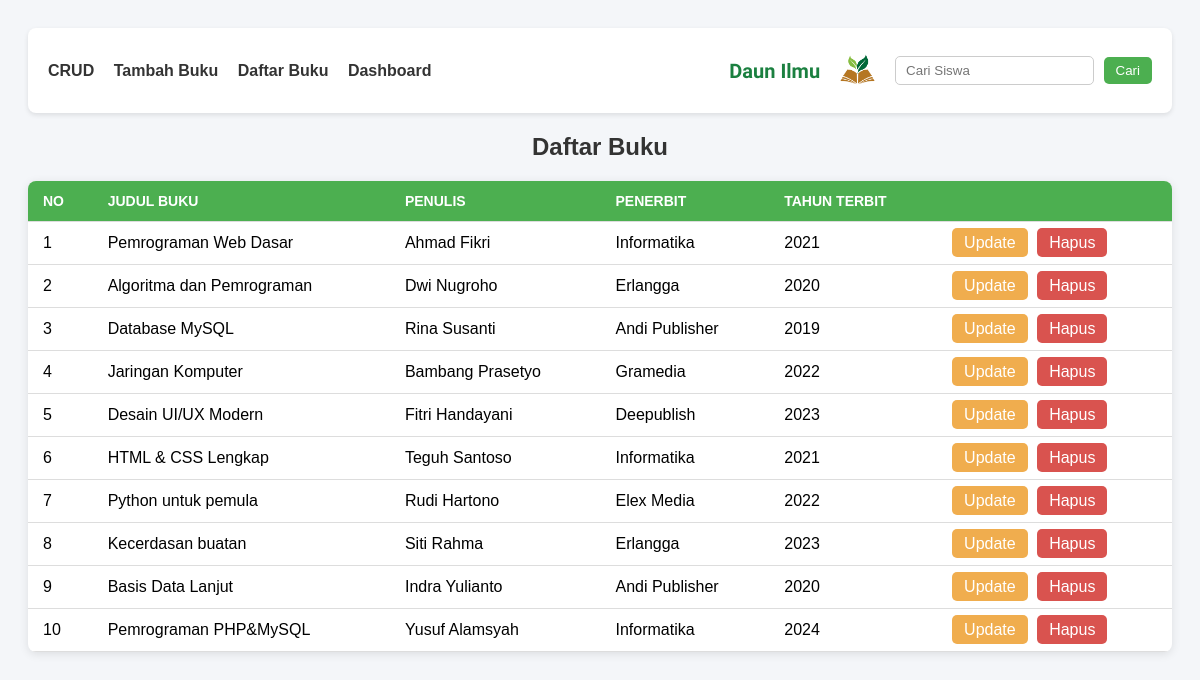
The app's page /view/daftar_buku_admin.php (signed in) with its own data.
### tables this page shows
CREATE TABLE `buku` (
  `id_buku` int(11) NOT NULL,
  `judul` varchar(100) NOT NULL,
  `penulis` varchar(100) NOT NULL,
  `penerbit` varchar(100) NOT NULL,
  `tahun_terbit` year(4) NOT NULL
);

### model/m_koneksi.php (called while the page is built, shortened)
<?php
class m_koneksi {
  private $host = "localhost";
  private $username = "root";
  private $pass = "";
  private $db = "rpl4";
  function __construct() {
    $this->koneksi = mysqli_connect($this->host, $this->username, $this->pass, $this->db);
    if ($this->koneksi) {
      return $this->koneksi;
    } else {
      echo "koneksi kedatabase gagal";
    }
  }
}
?>

### model/m_buku.php (called while the page is built, shortened)
<?php
include_once "m_koneksi.php";
class m_buku {
  public $koneksi;
  function __construct() {
    $db = new m_koneksi();
    $this->koneksi = $db->koneksi;
  }
  function tampil_data() {
    $sql = "SELECT * FROM buku";
    $query = mysqli_query($this->koneksi, $sql);
    while ($data = mysqli_fetch_object($query)) {
      $result[] = $data;
    }
    return $result ?? [];
  }
}
?>

### controller/c_buku.php (called while the page is built)
<?php
include_once '../model/m_buku.php';
$buku = new m_buku();
try {
  if (!empty($_GET['aksi'])) {
    if ($_GET['aksi'] == 'tambah') {
      $judul = $_POST['judul'];
      $penulis = $_POST['penulis'];
      $penerbit = $_POST['penerbit'];
      $tahun = $_POST['tahun_terbit'];
      $result = $buku->tambah_buku($judul, $penulis, $penerbit, $tahun);
      if ($result) {
        echo "<script>alert('Buku berhasil ditambahkan');window.location='../view/daftar_buku_admin.php';</script>";
      } else {
        echo "<script>alert('Gagal menambahkan buku');window.location='../view/tambah_buku.php';</script>";
      }
    }
    else if ($_GET['aksi'] == 'hapus') {
      $id = $_GET['id'];
      $result = $buku->hapus_buku($id);
      if ($result) {
        echo "<script>alert('Buku berhasil dihapus');window.location='../view/daftar_buku_admin.php';</script>";
      } else {
        echo "<script>alert('Gagal menghapus buku');window.location='../view/daftar_buku_admin.php';</script>";
      }
    }
    else if ($_GET['aksi'] == 'update') {
      $id = $_POST['id_buku'];
      $judul = $_POST['judul'];
      $penulis = $_POST['penulis'];
      $penerbit = $_POST['penerbit'];
      $tahun = $_POST['tahun_terbit'];
      $result = $buku->update_buku($id, $judul, $penulis, $penerbit, $tahun);
      if ($result) {
        echo "<script>alert('Buku berhasil diupdate');window.location='../view/daftar_buku_admin.php';</script>";
      } else {
        echo "<script>alert('Gagal mengupdate buku');window.location='../view/edit_buku.php?id=$id';</script>";
      }
    }
  }
  else {
    $buku = $buku->tampil_data();
  }
} catch (Exception $e) {
  echo $e->getMessage();
}
?>

### view/daftar_buku_admin.php (the view, shortened to what this page needs)
<?php
include_once '../controller/c_buku.php';
?>
<!DOCTYPE html>
<html lang="en">
<head>
</head>
<body>
  <div class="navbar">
    <div class="navbar-left">
      <a href="#">CRUD</a>
      <a href="tambah_buku.php">Tambah Buku</a>
      <a href="daftar_buku_admin.php">Daftar Buku</a>
      <a href="dashboard_admin.php">Dashboard</a>
    </div>
    <div class="navbar-right">
      <h4>Daun Ilmu</h4>
      <img src="../asset/logo.png" alt="logo" class="logo">
      <form method="get" style="display:inline-block;">
        <input type="text" name="cari" placeholder="Cari Siswa">
        <button type="submit">Cari</button>
      </form>
    </div>
  </div>
  <h2>Daftar Buku</h2>
  <table>
    <thead>
      <tr>
        <th>No</th>
        <th>Judul Buku</th>
        <th>Penulis</th>
        <th>Penerbit</th>
        <th>Tahun Terbit</th>
        <th></th>
      </tr>
    </thead>
    <tbody>
      <?php
      $no = 1;
      foreach($buku as $data): ?>
        <tr>
          <td><?= $no++ ?></td>
          <td><?= $data->judul ?></td>
          <td><?= $data->penulis ?></td>
          <td><?= $data->penerbit ?></td>
          <td><?= $data->tahun_terbit ?></td>
          <td>
            <a href="edit_buku.php?id=<?= $data->id_buku ?>" class="btn-update">Update</a>
            <a href="../controller/c_buku.php?aksi=hapus&id=<?= $data->id_buku ?>"
               class="btn-hapus">Hapus</a>
          </td>
        </tr>
      <?php endforeach; ?>
    </tbody>
  </table>
</body>
</html>

### view/daftar_buku_admin.php (style rules this page uses)
body { font-family: Arial, sans-serif; background: #f4f6f9; padding: 20px; }
.navbar { display: flex; justify-content: space-between; align-items: center; background: #fff; padding: 25px 20px; margin-bottom: 20px; box-shadow: 0 2px 5px rgba(0,0,0,0.1); border-radius: 8px; position: relative; }
.navbar-left { font-weight: bold; }
.navbar-left a { margin-right: 15px; text-decoration: none; color: #333; }
.navbar-right { display: flex; align-items: center; gap: 20px; }
.navbar-right input[type="text"] { padding: 6px 10px; border: 1px solid #ccc; border-radius: 5px; }
.navbar-right button { padding: 6px 12px; background: #4CAF50; color: white; border: none; border-radius: 5px; margin-left: 5px; cursor: pointer; }
.navbar-right h4 { margin: 0; color: #1b8040ff; font-weight: bold; font-size: 20px; font-family: "Merienda", cursive; font-optical-sizing: auto; font-weight: 600; font-style: normal; }
.navbar-right .logo { width: 35px; height: 35px; object-fit: contain; margin: 0 }
h2 { text-align: center; margin-bottom: 20px; color: #333; }
table { width: 100%; border-collapse: collapse; background: #fff; box-shadow: 0 2px 10px rgba(0,0,0,0.1); border-radius: 8px; overflow: hidden; }
thead { background: #4CAF50; color: white; }
th, td { padding: 12px 15px; text-align: left; border-bottom: 1px solid #ddd; }
th { text-transform: uppercase; font-size: 14px; }
.btn-update { background: #f0ad4e; color: white; padding: 6px 12px; border: none; border-radius: 5px; cursor: pointer; margin-right: 5px; text-decoration: none; }
.btn-hapus { background: #d9534f; color: white; padding: 6px 12px; border: none; border-radius: 5px; cursor: pointer; text-decoration: none; }

### records on screen
buku: judul "Pemrograman Web Dasar", penulis "Ahmad Fikri", penerbit "Informatika", tahun_terbit "2021"
buku: judul "Algoritma dan Pemrograman", penulis "Dwi Nugroho", penerbit "Erlangga", tahun_terbit "2020"
buku: judul "Database MySQL", penulis "Rina Susanti", penerbit "Andi Publisher", tahun_terbit "2019"
buku: judul "Jaringan Komputer", penulis "Bambang Prasetyo", penerbit "Gramedia", tahun_terbit "2022"
buku: judul "Desain UI/UX Modern", penulis "Fitri Handayani", penerbit "Deepublish", tahun_terbit "2023"
buku: judul "HTML & CSS Lengkap", penulis "Teguh Santoso", penerbit "Informatika", tahun_terbit "2021"
buku: judul "Python untuk pemula", penulis "Rudi Hartono", penerbit "Elex Media", tahun_terbit "2022"
buku: judul "Kecerdasan buatan", penulis "Siti Rahma", penerbit "Erlangga", tahun_terbit "2023"
buku: judul "Basis Data Lanjut", penulis "Indra Yulianto", penerbit "Andi Publisher", tahun_terbit "2020"
buku: judul "Pemrograman PHP&MySQL", penulis "Yusuf Alamsyah", penerbit "Informatika", tahun_terbit "2024"
